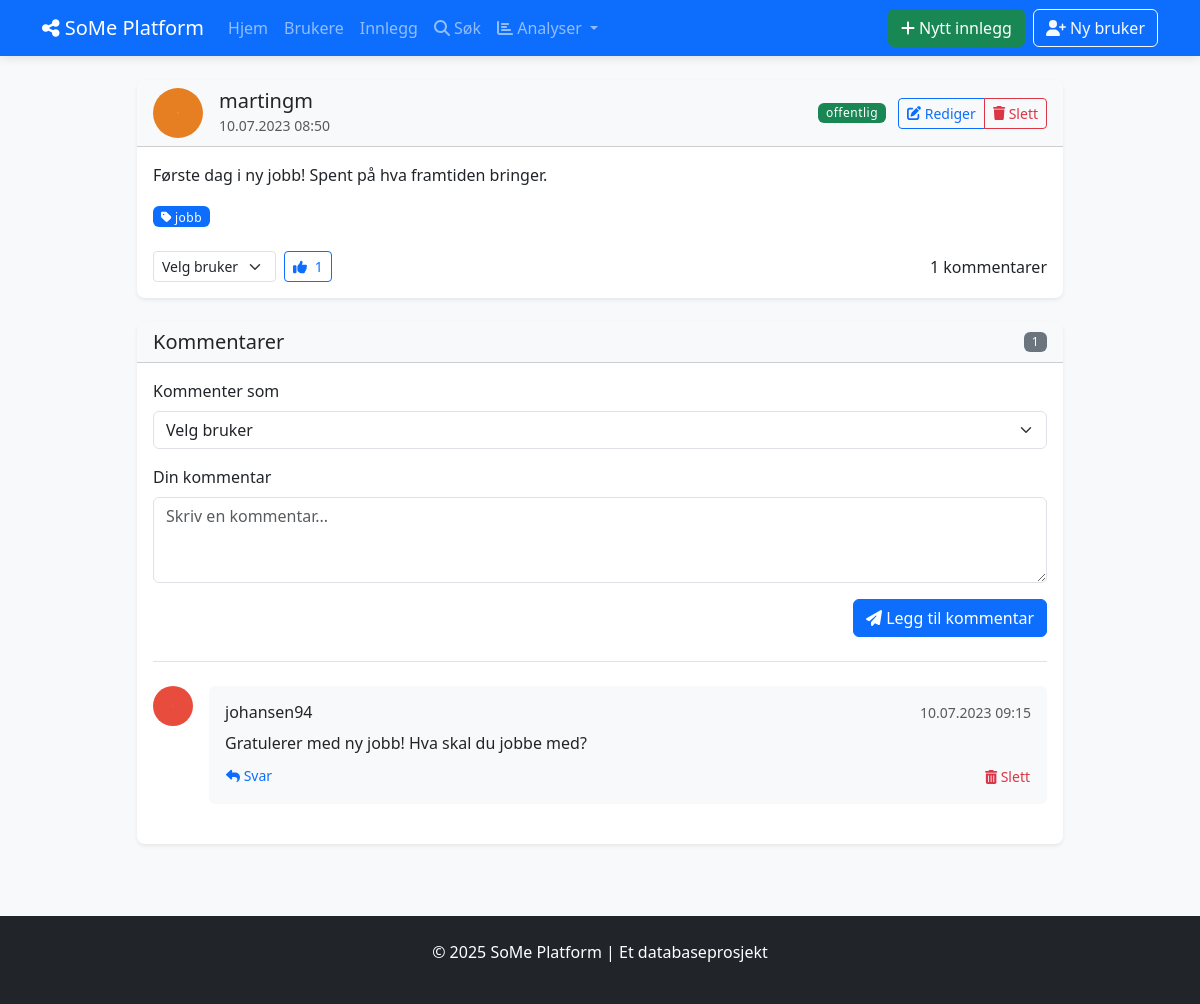
Screenshot of /posts/46 with the database file from the repository.
### tables this page shows
CREATE TABLE BRUKERE (
            bruker_id INTEGER PRIMARY KEY AUTOINCREMENT,
            brukernavn TEXT NOT NULL UNIQUE,
            epost TEXT NOT NULL UNIQUE,
            passord_hash TEXT NOT NULL,
            profilbilde TEXT,
            bio TEXT,
            registrerings_dato DATE NOT NULL DEFAULT CURRENT_DATE,
            fødselsdato DATE,
            status TEXT DEFAULT 'aktiv'
        );

CREATE TABLE INNLEGG (
            innlegg_id INTEGER PRIMARY KEY AUTOINCREMENT,
            innhold TEXT NOT NULL,
            opprettet_dato DATETIME NOT NULL DEFAULT CURRENT_TIMESTAMP,
            oppdatert_dato DATETIME DEFAULT CURRENT_TIMESTAMP,
            synlighet TEXT NOT NULL DEFAULT 'offentlig',
            bruker_id INTEGER NOT NULL,
            FOREIGN KEY (bruker_id) REFERENCES BRUKERE(bruker_id) ON DELETE CASCADE
        );

CREATE TABLE TAGGER (
            tag_id INTEGER PRIMARY KEY AUTOINCREMENT,
            navn TEXT NOT NULL UNIQUE,
            beskrivelse TEXT
        );

CREATE TABLE KOMMENTARER (
            kommentar_id INTEGER PRIMARY KEY AUTOINCREMENT,
            innhold TEXT NOT NULL,
            opprettet_dato DATETIME NOT NULL DEFAULT CURRENT_TIMESTAMP,
            innlegg_id INTEGER NOT NULL,
            bruker_id INTEGER NOT NULL,
            forelder_kommentar_id INTEGER,
            FOREIGN KEY (innlegg_id) REFERENCES INNLEGG(innlegg_id) ON DELETE CASCADE,
            FOREIGN KEY (bruker_id) REFERENCES BRUKERE(bruker_id) ON DELETE CASCADE,
            FOREIGN KEY (forelder_kommentar_id) REFERENCES KOMMENTARER(kommentar_id) ON DELETE SET NULL
        );

### social_media_app/app.py (the view)
@app.route('/posts/<int:post_id>')
def view_post(post_id):
    with Database() as db:
        post = db.fetchone("""
            SELECT i.*, b.brukernavn, b.profilbilde
            FROM INNLEGG i
            JOIN BRUKERE b ON i.bruker_id = b.bruker_id
            WHERE i.innlegg_id = ?
        """, (post_id,))
        if not post:
            flash('Post not found', 'danger')
            return redirect(url_for('list_posts'))
        post = format_date_fields(post, ['opprettet_dato', 'oppdatert_dato'])
        comments = db.fetchall("""
            SELECT k.*, b.brukernavn, b.profilbilde
            FROM KOMMENTARER k
            JOIN BRUKERE b ON k.bruker_id = b.bruker_id
            WHERE k.innlegg_id = ? AND k.forelder_kommentar_id IS NULL
            ORDER BY k.opprettet_dato ASC
        """, (post_id,))
        comments = [format_date_fields(comment, ['opprettet_dato']) for comment in comments]
        for comment in comments:
            replies = db.fetchall("""
                SELECT k.*, b.brukernavn, b.profilbilde
                FROM KOMMENTARER k
                JOIN BRUKERE b ON k.bruker_id = b.bruker_id
                WHERE k.forelder_kommentar_id = ?
                ORDER BY k.opprettet_dato ASC
            """, (comment['kommentar_id'],))
            comment['replies'] = [format_date_fields(reply, ['opprettet_dato']) for reply in replies]
        tags = db.fetchall("""
            SELECT t.*
            FROM TAGGER t
            JOIN INNLEGG_TAGGER it ON t.tag_id = it.tag_id
            WHERE it.innlegg_id = ?
        """, (post_id,))
        reactions = db.fetchone("""
            SELECT COUNT(*) as count, reaksjon_type
            FROM REAKSJONER
            WHERE innlegg_id = ?
            GROUP BY reaksjon_type
        """, (post_id,))
        users = db.fetchall("""
            SELECT bruker_id, brukernavn FROM BRUKERE
            WHERE status = 'aktiv'
            ORDER BY brukernavn
        """)
        return render_template('posts/view.html', post=post, comments=comments,
                               tags=tags, reactions=reactions, users=users)

### social_media_app/app.py (called while the page is built)
def format_date_fields(item, date_fields=None):
    if not item:
        return None
    if not isinstance(item, dict):
        item = dict(item)
    if date_fields:
        for field in date_fields:
            if field in item and item[field] and isinstance(item[field], str):
                try:
                    item[field] = datetime.strptime(item[field], '%Y-%m-%d %H:%M:%S')
                except (ValueError, TypeError):
                    try:
                        item[field] = datetime.strptime(item[field], '%Y-%m-%d')
                    except (ValueError, TypeError):
                        pass  # Keep original if parsing fails
    return item

### social_media_app/db_config.py (called while the page is built)
    def __enter__(self):
        return self

    def __exit__(self, exc_type, exc_val, exc_tb):
        self.cursor.close()
        if self.conn:
            self.conn.close()

    def fetchall(self, sql, params=None):
        self.cursor.execute(sql, params or ())
        return self.cursor.fetchall()

    def fetchone(self, sql, params=None):
        self.cursor.execute(sql, params or ())
        return self.cursor.fetchone()

### social_media_app/templates/posts/view.html (shortened to what this page needs)
{% extends "base.html" %}
{% block content %}
<div class="row justify-content-center">
    <div class="col-md-10">
        <div class="card shadow-sm mb-4">
            <div class="card-header bg-light">
                <div class="d-flex justify-content-between align-items-center">
                    <div class="d-flex align-items-center">
                        <div class="me-3">
                            {% if post.profilbilde %}
                                <img src="{{ url_for('static', filename='uploads/' + post.profilbilde) }}"
                                     alt="{{ post.brukernavn }}" class="rounded-circle" width="50" height="50">
                            {% else %}
                                <div class="bg-secondary bg-secondary-circle">
                                    <i class="fas fa-user text-white"></i>
                                </div>
                            {% endif %}
                        </div>
                        <div>
                            <h5 class="mb-0">{{ post.brukernavn }}</h5>
                            <small class="text-muted">{{ post.opprettet_dato.strftime('%d.%m.%Y %H:%M') }}</small>
                        </div>
                    </div>
                    <div>
                        <span class="badge {{ 'bg-success' if post.synlighet == 'offentlig' else 'bg-warning' }} me-2">
                            {{ post.synlighet }}
                        </span>
                        <div class="btn-group">
                            <a href="{{ url_for('show_edit_post', post_id=post.innlegg_id) }}" class="btn btn-sm btn-outline-primary">
                                <i class="fas fa-edit"></i> Rediger
                            </a>
                            <button type="button" class="btn btn-sm btn-outline-danger"
                                    data-bs-toggle="modal" data-bs-target="#deletePostModal">
                                <i class="fas fa-trash"></i> Slett
                            </button>
                        </div>
                    </div>
                </div>
            </div>
            <div class="card-body">
                <p class="card-text">{{ post.innhold }}</p>
                {% if tags %}
                <div class="mt-3">
                    {% for tag in tags %}
                    <span class="badge bg-primary me-1">
                        <i class="fas fa-tag"></i> {{ tag.navn }}
                    </span>
                    {% endfor %}
                </div>
                {% endif %}
                <div class="mt-4 d-flex justify-content-between align-items-center">
                    <div>
                        <form action="{{ url_for('add_reaction', post_id=post.innlegg_id) }}" method="post" class="d-inline">
                            <div class="d-flex align-items-center">
                                <select name="bruker_id" class="form-select form-select-sm me-2 reaction-user-select" required>
                                    <option value="" selected disabled>Velg bruker</option>
                                </select>
                                <button type="submit" class="btn btn-sm btn-outline-primary">
                                    <i class="fas fa-thumbs-up"></i>
                                    {% if reactions %}
                                        <span class="ms-1">{{ reactions.count or 0 }}</span>
                                    {% else %}
                                        <span class="ms-1">0</span>
                                    {% endif %}
                                </button>
                            </div>
                        </form>
                    </div>
                    <div>
                        <span>{{ comments|length }} kommentarer</span>
                    </div>
                </div>
            </div>
        </div>
        <div class="card shadow-sm mb-4">
            <div class="card-header bg-light d-flex justify-content-between align-items-center">
                <h3 class="h5 mb-0">Kommentarer</h3>
                <span class="badge bg-secondary">{{ comments|length }}</span>
            </div>
            <div class="card-body">
                <div class="mb-4 border-bottom pb-4">
                    <form action="{{ url_for('add_comment', post_id=post.innlegg_id) }}" method="post">
                        <div class="mb-3">
                            <label for="bruker_id" class="form-label">Kommenter som</label>
                            <select class="form-select" id="bruker_id" name="bruker_id" required>
                                <option value="" selected disabled>Velg bruker</option>
                            </select>
                        </div>
                        <div class="mb-3">
                            <label for="comment_content" class="form-label">Din kommentar</label>
                            <textarea class="form-control" id="comment_content" name="innhold"
                                      rows="3" required placeholder="Skriv en kommentar..."></textarea>
                        </div>
                        <div class="d-flex justify-content-end">
                            <button type="submit" class="btn btn-primary">
                                <i class="fas fa-paper-plane"></i> Legg til kommentar
                            </button>
                        </div>
                    </form>
                </div>
                {% if comments %}
                    <div class="comments-list">
                        {% for comment in comments %}
                        <div class="comment mb-4">
                            <div class="d-flex">
                                <div class="me-3">
                                    {% if comment.profilbilde %}
                                        <img src="{{ url_for('static', filename='uploads/' + comment.profilbilde) }}"
                                             alt="{{ comment.brukernavn }}" class="rounded-circle" width="40" height="40">
                                    {% else %}
                                        <div class="bg-secondary bg-secondary-circle">
                                            <i class="fas fa-user text-white"></i>
                                        </div>
                                    {% endif %}
                                </div>
                                <div class="flex-grow-1">
                                    <div class="bg-light rounded p-3">
                                        <div class="d-flex justify-content-between align-items-center mb-2">
                                            <h6 class="mb-0">{{ comment.brukernavn }}</h6>
                                            <small class="text-muted">{{ comment.opprettet_dato.strftime('%d.%m.%Y %H:%M') }}</small>
                                        </div>
                                        <p class="mb-2">{{ comment.innhold }}</p>
                                        <div class="d-flex justify-content-between align-items-center">
                                            <button class="btn btn-sm btn-link text-decoration-none p-0 reply-button"
                                                    data-comment-id="{{ comment.kommentar_id }}"
                                                    data-username="{{ comment.brukernavn }}">
                                                <i class="fas fa-reply"></i> Svar
                                            </button>
                                            <form action="{{ url_for('delete_comment', comment_id=comment.kommentar_id, post_id=post.innlegg_id) }}"
                                                  method="post" class="d-inline">
                                                <button type="submit" class="btn btn-sm btn-link text-danger text-decoration-none p-0"
                                                        onclick="return confirm('Er du sikker på at du vil slette denne kommentaren?')">
                                                    <i class="fas fa-trash-alt"></i> Slett
                                                </button>
                                            </form>
                                        </div>
                                    </div>
                                </div>
                            </div>
                        </div>
                        {% endfor %}
                    </div>
                {% else %}
                    <p class="text-center py-3 text-muted">Ingen kommentarer ennå. Bli den første til å kommentere!</p>
                {% endif %}
            </div>
        </div>
    </div>
</div>
{% endblock %}

### social_media_app/static/style.css (style rules this page uses)
body { background-color: #f8f9fa; min-height: 100vh; display: flex; flex-direction: column; }
.card { border-radius: 0.5rem; border: none; transition: transform 0.2s, box-shadow 0.2s; }
.card .rounded-circle { object-fit: cover; }
.badge { font-weight: 500; letter-spacing: 0.5px; }
.reaction-user-select { width: auto; }

### rows the page displays
BRUKERE: profilbilde (picture), brukernavn "martingm"
INNLEGG: synlighet "offentlig", innhold "Første dag i ny jobb! Spent på hva framtiden bringer."
TAGGER: navn "jobb"
KOMMENTARER: profilbilde (picture), brukernavn "johansen94", opprettet_dato "10.07.2023 09:15", innhold "Gratulerer med ny jobb! Hva skal du jobbe med?"

### other values shown
{{ post.opprettet_dato.strftime('%d.%m.%Y %H:%M') }} "10.07.2023 08:50"
{{ reactions.count or 0 }} "1"
{{ comments|length }} "1"
